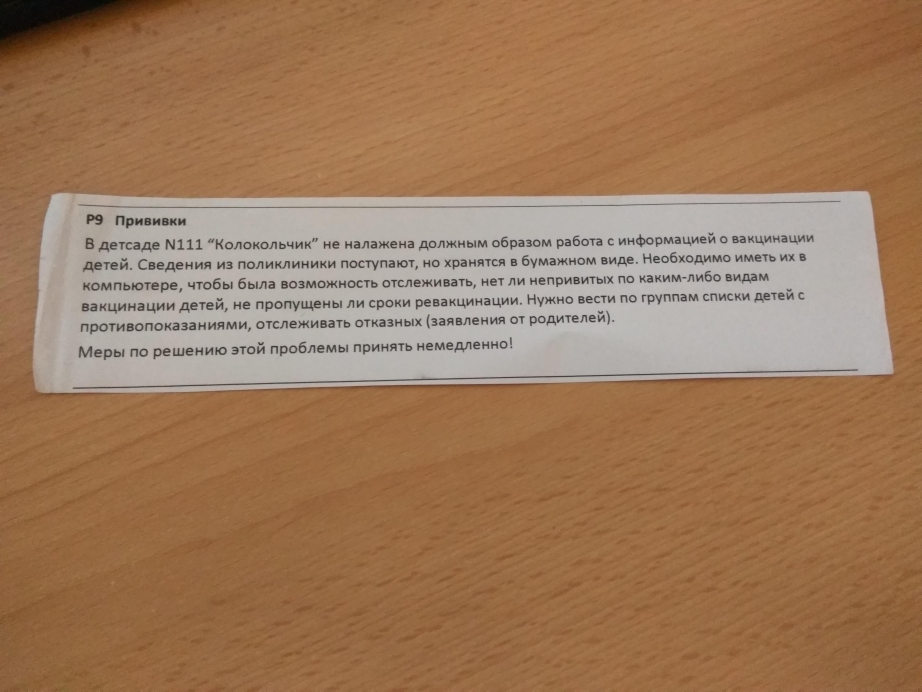
#> input picture im1.jpg, 4608 x 3456 px (shown at 1/5 size)
$ python -i scan.py   (imports and definitions only)   (older library calls are emulated)
#> lines starting #> are read from the running program, lines starting #| are printed output that depends on the picture; after the words box and inside, x2 and y2 are one past the last pixel; in counts of white or black regions, pixels touching at a corner belong together
### util.py
import cv2


def resize(image, width=None, height=None):
    (h, w) = image.shape[:2]

    if width is None and height is None:
        return image

    if width is None:
        r = height / float(h)
        dim = (int(w * r), height)
    else:
        r = width / float(w)
        dim = (width, int(h * r))
    resized = cv2.resize(image, dim, interpolation=cv2.INTER_AREA)
    return resized


def downscale(orig_im, downscaled_height):
    scale = orig_im.shape[0] / downscaled_height
    im = resize(orig_im, height=int(downscaled_height))
    return im, scale

### transform.py
import numpy as np
import cv2


def order_points(pts):
    # order will be: top-left, top-right, bottom-right, bottom-left
    rect = np.zeros((4, 2), dtype='float32')

    # the top-left point will have the smallest sum,
    # the bottom-right point will have the largest sum
    s = pts.sum(axis=1)
    rect[0] = pts[np.argmin(s)]
    rect[2] = pts[np.argmax(s)]

    # the top-right point will have the smallest difference,
    # the bottom-left will have the largest difference
    diff = np.diff(pts, axis=1)
    rect[1] = pts[np.argmin(diff)]
    rect[3] = pts[np.argmax(diff)]

    return rect


def four_point_transform(image, pts):
    rect = order_points(pts)
    (tl, tr, br, bl) = rect

    widthA = np.sqrt(((br[0] - bl[0]) ** 2) + ((br[1] - bl[1]) ** 2))
    widthB = np.sqrt(((tr[0] - tl[0]) ** 2) + ((tr[1] - tl[1]) ** 2))
    maxWidth = max(int(widthA), int(widthB))

    heightA = np.sqrt(((tr[0] - br[0]) ** 2) + ((tr[1] - br[1]) ** 2))
    heightB = np.sqrt(((tl[0] - bl[0]) ** 2) + ((tl[1] - bl[1]) ** 2))
    maxHeight = max(int(heightA), int(heightB))

    dst = np.array([
        [0, 0],
        [maxWidth - 1, 0],
        [maxWidth - 1, maxHeight - 1],
        [0, maxHeight - 1]], dtype='float32')

    M = cv2.getPerspectiveTransform(rect, dst)
    warped = cv2.warpPerspective(image, M, (maxWidth, maxHeight))

    return warped

### scan.py
# coding=utf-8
import util
from transform import four_point_transform
from skimage.filters import threshold_local
import cv2


def scan(im_path, show=True):
#> called with im_path = 'im1.jpg', show = True
    im = cv2.imread(im_path)
#> im is the input picture: shape (3456, 4608, 3); mean B, G, R 91.5, 122.1, 158
    orig = im.copy()

    downscaled_height = 700.0
    im, scale = util.downscale(im, downscaled_height)
#> in resize, `resized = cv2.resize(image, dim, interpolation=cv2.INTER_AREA)`:
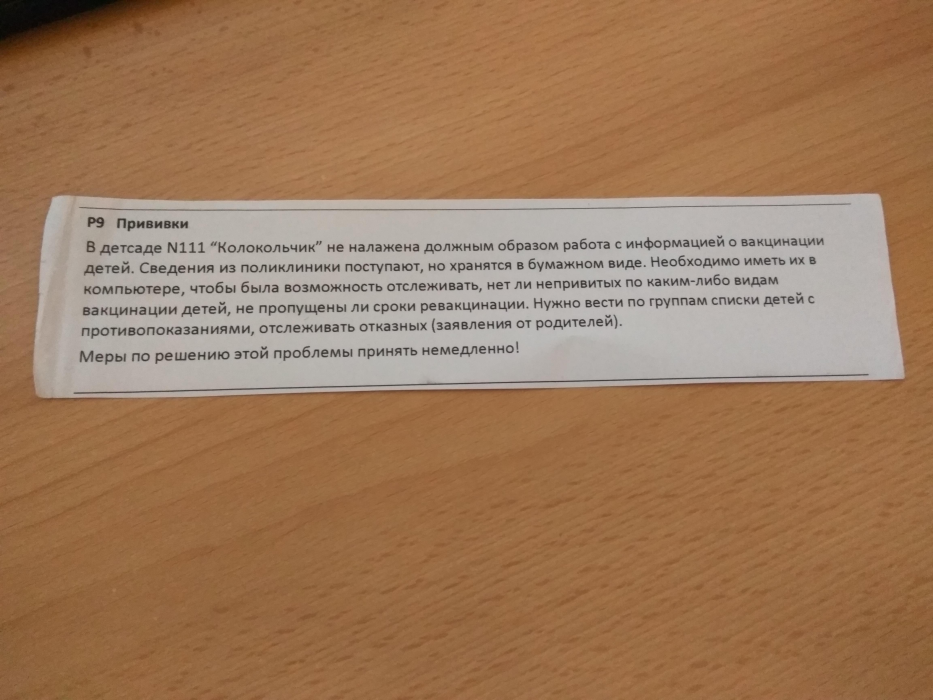
#> resized: shape (700, 933, 3); mean B, G, R 91.5, 122.1, 158
#> scale = 4.94

    gray = cv2.cvtColor(im, cv2.COLOR_BGR2GRAY)
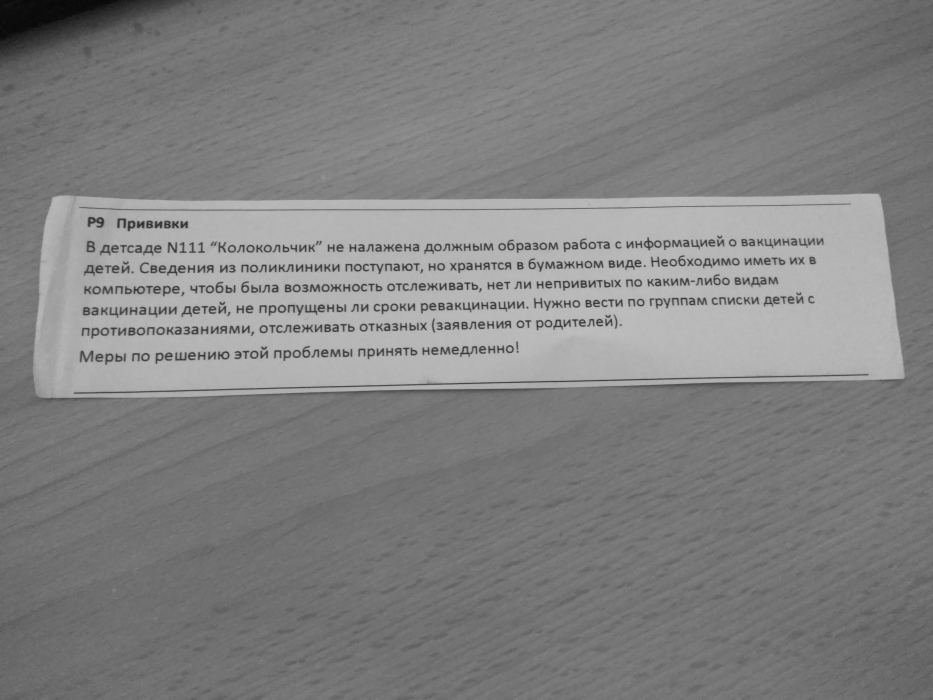
#> gray: shape (700, 933); min 7, max 190, mean 129.4

    kern_size = 5
    gray_blurred = cv2.medianBlur(gray, kern_size)

    threshold_lower = 40
    threshold_upper = 150
    edged = cv2.Canny(gray_blurred, threshold_lower, threshold_upper)
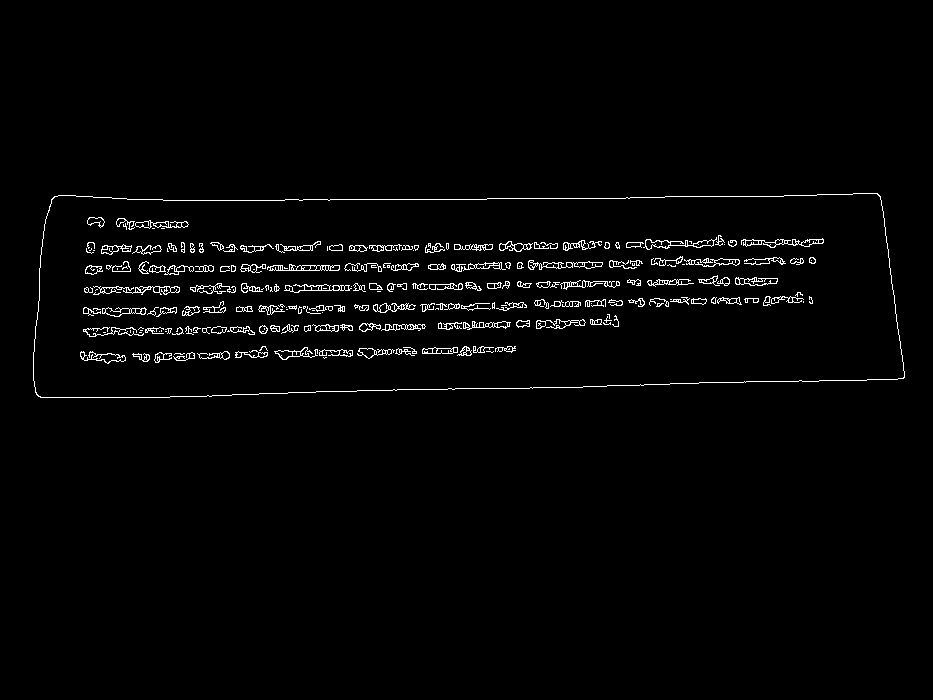
#> edged: shape (700, 933); 2% white in thin lines or dots, all inside (x1, y1, x2, y2) = (33, 193, 905, 398)

    edged_copy = edged.copy()
    edged_copy = cv2.GaussianBlur(edged_copy, (3, 3), 0)

    cv2.imwrite('edged.jpg', edged)
    if show:
        cv2.imshow('Edged', edged)
        cv2.imshow('Edged blurred', edged_copy)
        cv2.waitKey(0)
        cv2.destroyAllWindows()

    (_, cnts, _) = cv2.findContours(edged_copy, cv2.RETR_LIST, cv2.CHAIN_APPROX_SIMPLE)
#> cnts = 344 contours, 248 with area under 20; largest, box (x1, y1, x2, y2) and area: (32, 192, 906, 399) 165116, (34, 194, 904, 397) 160746, (82, 325, 256, 338) 1286, (625, 234, 726, 251) 784, (83, 285, 181, 296) 753
    cnts = sorted(cnts, key=cv2.contourArea, reverse=True)[:4]
#> cnts = 4 contours; box (x1, y1, x2, y2) and area: (32, 192, 906, 399) 165116, (34, 194, 904, 397) 160746, (82, 325, 256, 338) 1286, (625, 234, 726, 251) 784

    screenCnt = []

    for c in cnts:
        # approximate the contour
        peri = cv2.arcLength(c, True)
        approx = cv2.approxPolyDP(c, 0.015 * peri, True)
        # approx = np.array(cv2.boundingRect(c))
        # if our approximated contour has four points, then we
        # can assume that we have found our target
        debugging = False
        if debugging:
            cv2.drawContours(im, [approx], -1, (0, 255, 0), 2)
            cv2.imshow('Outline', im)
            cv2.waitKey(0)
        if len(approx) == 4:
            screenCnt = approx
            break
#> this loop made 1 pass
#> (peri, debugging, screenCnt) on pass 1: (2119.5, False, [[905, 370], [878, 192], [43, 223], [39, 398]])
    if screenCnt.__len__() != 0:
        if show:
            cv2.drawContours(im, [screenCnt], -1, (0, 255, 0), 2)
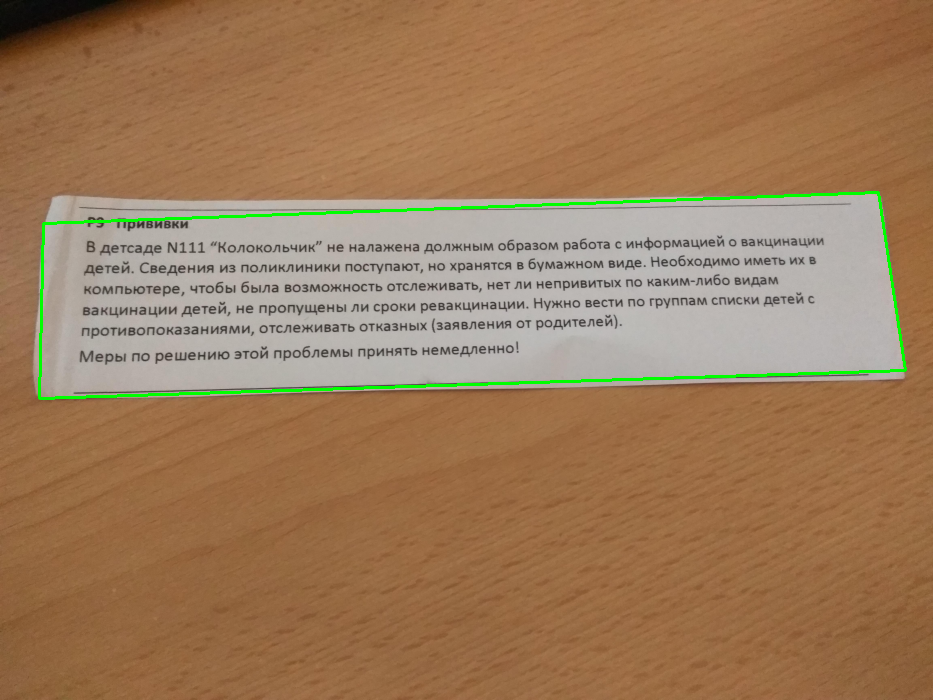
#> im: shape (700, 933, 3); 0.94% of pixels changed, all inside (x1, y1, x2, y2) = (38, 191, 907, 400)
            cv2.imwrite('outlined.jpg', im)
            cv2.imshow('Outline', im)
            cv2.waitKey(0)
            cv2.destroyAllWindows()
        warped = four_point_transform(orig, screenCnt.reshape(4, 2) * scale)
#> in order_points, `s = pts.sum(axis=1)`: s = [6294.9, 5282.7, 1313.3, 2157.5]
#> in order_points, `diff = np.diff(pts, axis=1)`: diff = [-2641.4, -3386.9, 888.7, 1772.4]
#> in four_point_transform, `rect = order_points(pts)`: rect = [[212.3, 1101], [4334.8, 947.9], [4468.1, 1826.7], [192.5, 1965]]
#> in four_point_transform, `(tl, tr, br, bl) = rect`: tl = [212.3, 1101]; tr = [4334.8, 947.9]; br = [4468.1, 1826.7]; bl = [192.5, 1965]
#> in four_point_transform, `widthA = np.sqrt(((br[0] - bl[0]) ** 2) + ((br[1] - bl[1]) ** 2))`: widthA = 4277.8
#> in four_point_transform, `widthB = np.sqrt(((tr[0] - tl[0]) ** 2) + ((tr[1] - tl[1]) ** 2))`: widthB = 4125.4
#> in four_point_transform, `maxWidth = max(int(widthA), int(widthB))`: maxWidth = 4277
#> in four_point_transform, `heightA = np.sqrt(((tr[0] - br[0]) ** 2) + ((tr[1] - br[1]) ** 2))`: heightA = 888.9
#> in four_point_transform, `heightB = np.sqrt(((tl[0] - bl[0]) ** 2) + ((tl[1] - bl[1]) ** 2))`: heightB = 864.2
#> in four_point_transform, `maxHeight = max(int(heightA), int(heightB))`: maxHeight = 888
#> in four_point_transform, `dst = np.array([ [0, 0], [maxWidth - 1, 0], [maxWidth - 1, maxHeight -..`: dst = [[0, 0], [4276, 0], [4276, 887], [0, 887]]
#> in four_point_transform, `M = cv2.getPerspectiveTransform(rect, dst)`: M = [[1.12, 0.0255, -264.9], [0.0415, 1.12, -1240.4], [7.48e-06, 4.44e-05, 1]]
#> in four_point_transform, `warped = cv2.warpPerspective(image, M, (maxWidth, maxHeight))`:
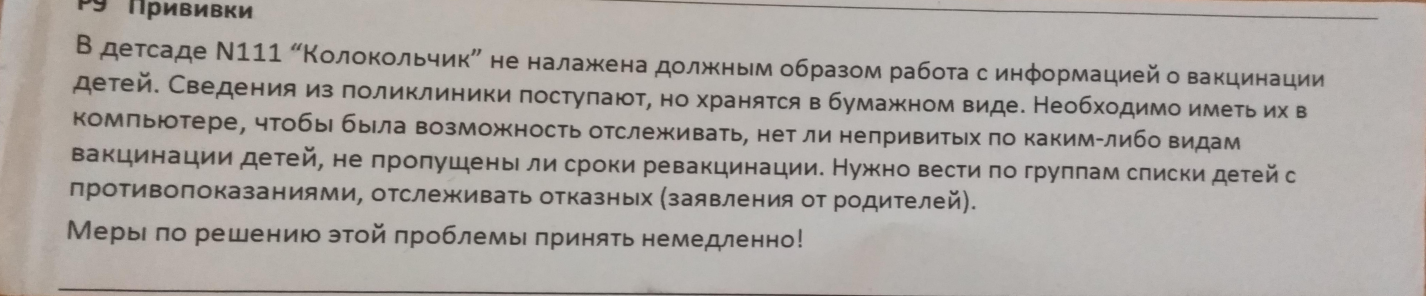
#> warped: shape (888, 4277, 3) (shown at 1/3 size); mean B, G, R 162.7, 167, 172.1
    else:
        warped = orig

    warped = cv2.cvtColor(warped, cv2.COLOR_BGR2GRAY)
#> warped: shape (888, 4277)
    warped = warped > threshold_local(warped, 251, offset=10)
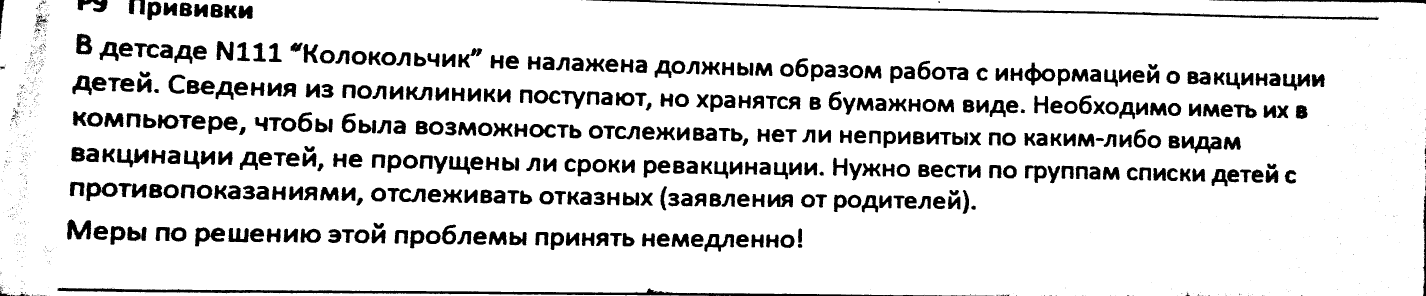
#> warped: shape (888, 4277) bool (shown at 1/3 size); 87.4% white; 1316 black regions (876 under 20 px), largest, box (x1, y1, x2, y2) and area: (172, 863, 2980, 888) 19323, (1758, 0, 4136, 60) 14771, (3637, 0, 4277, 12) 3211
    warped = warped.astype('uint8') * 255

    if show:
        cv2.imshow('Original', util.resize(orig, height=650))
        cv2.imshow('Scanned', util.resize(warped, height=650))
#> call 3 of resize, with height = 650
#> in resize (call 3), `resized = cv2.resize(image, dim, interpolation=cv2.INTER_AREA)`:
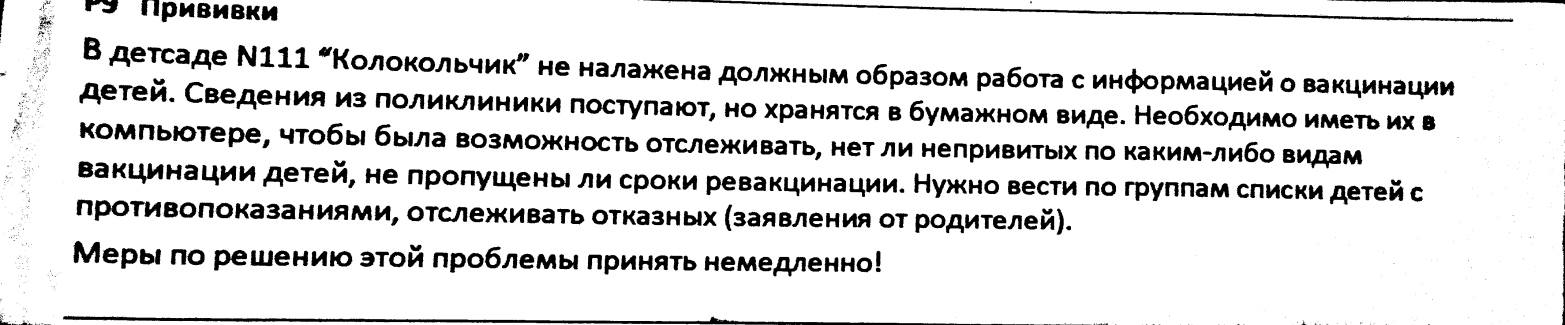
#> resized: shape (650, 3130) (shown at 1/2 size); min 0, max 255, mean 223
        cv2.waitKey(0)
    cv2.imwrite('deskewed.jpg', warped)
# scan()

>>> result = scan('im1.jpg')

$ run again, on im2.jpg
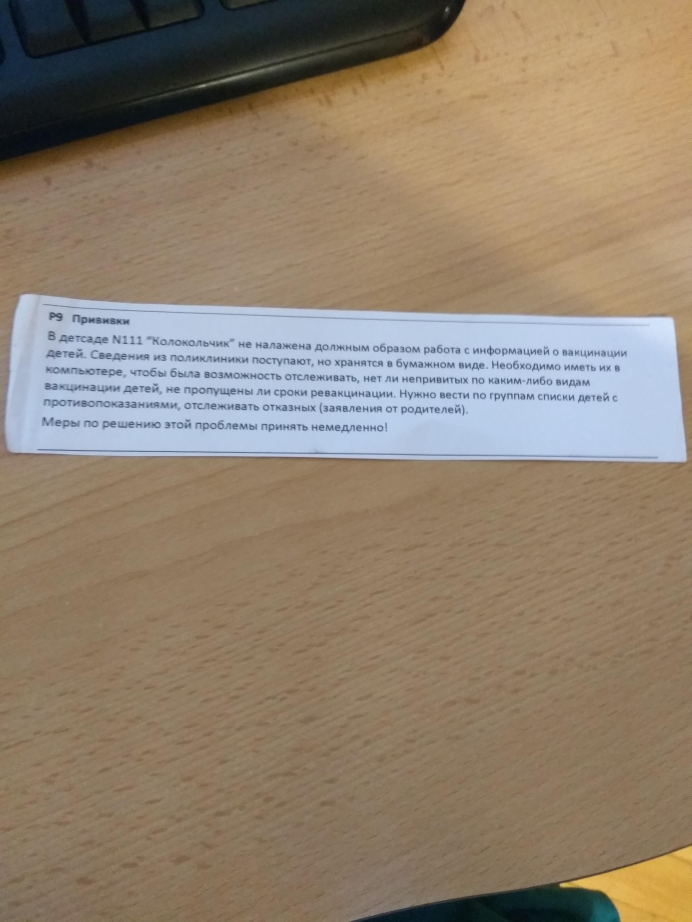
#> input picture im2.jpg, 3456 x 4608 px (shown at 1/5 size)
#> in scan, im is the input picture: shape (4608, 3456, 3); mean B, G, R 112.3, 129.9, 144.8
#> in scan, `im, scale = util.downscale(im, downscaled_height)`: scale = 6.58
#> in scan, `edged = cv2.Canny(gray_blurred, threshold_lower, threshold_upper)`:
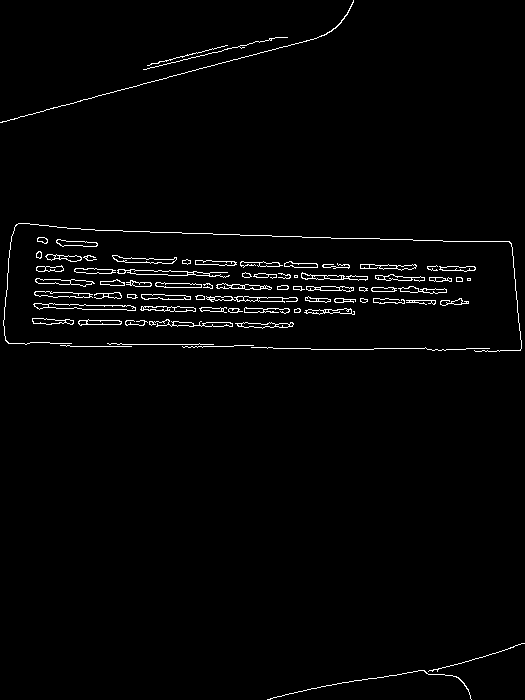
#> edged: shape (700, 525); 2% white in thin lines or dots
#> in scan, `(_, cnts, _) = cv2.findContours(edged_copy, cv2.RETR_LIST, cv2.CHAIN_A..`: cnts = 212 contours, 139 with area under 20; largest, box (x1, y1, x2, y2) and area: (2, 222, 523, 353) 58515, (4, 224, 521, 351) 55648, (124, 318, 295, 330) 986, (0, 0, 355, 124) 982, (73, 267, 231, 279) 911
#> in scan, `cnts = sorted(cnts, key=cv2.contourArea, reverse=True)[:4]`: cnts = 4 contours; box (x1, y1, x2, y2) and area: (2, 222, 523, 353) 58515, (4, 224, 521, 351) 55648, (124, 318, 295, 330) 986, (0, 0, 355, 124) 982
#> the loop in scan, `for c in cnts:` made 1 pass
#> (peri, debugging, screenCnt) on pass 1: (1280.8, False, [[10, 235], [7, 344], [522, 349], [510, 240]])
#> im: shape (700, 525, 3)
#> s = [1612.8, 2310.6, 5733.7, 4937.1]
#> diff = [1481.1, 2218.4, -1138.8, -1777.4]
#> rect = [[65.83, 1547], [3357.3, 1579.9], [3436.3, 2297.4], [46.08, 2264.5]]
#> tl = [65.83, 1547]; tr = [3357.3, 1579.9]; br = [3436.3, 2297.4]; bl = [46.08, 2264.5]
#> widthA = 3390.3
#> widthB = 3291.6
#> maxWidth = 3390
#> heightA = 721.9
#> heightB = 717.8
#> maxHeight = 721
#> dst = [[0, 0], [3389, 0], [3389, 720], [0, 720]]
#> M = [[1.1, 0.0302, -119.1], [-0.011, 1.1, -1708.3], [-8.81e-07, 4.47e-05, 1]]
#> resized: shape (650, 487, 3)
#> in resize (call 3), `resized = cv2.resize(image, dim, interpolation=cv2.INTER_AREA)`:
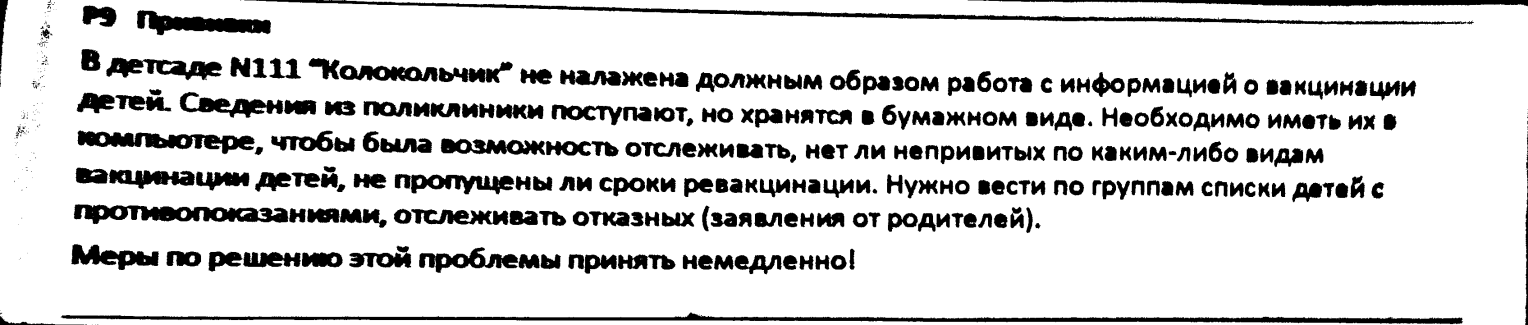
#> resized: shape (650, 3056) (shown at 1/2 size); min 0, max 255, mean 214.1
